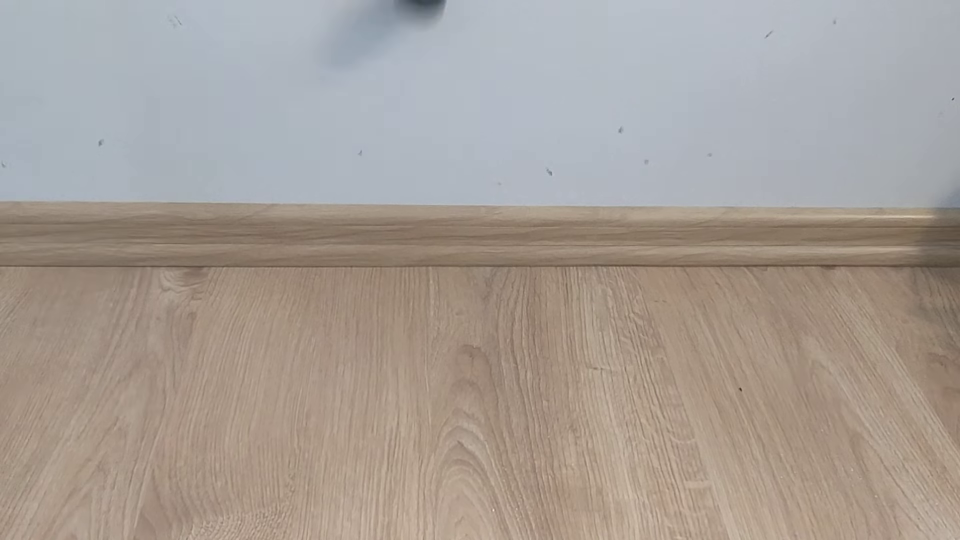
#> input picture frame 9 of house_videos/test2.mp4, 1920 x 1080 px (shown at 1/2 size)
$ python circle_find_in_video.py
#> lines starting #> are read from the running program, lines starting #| are printed output that depends on the picture; after the words box and inside, x2 and y2 are one past the last pixel; in counts of white or black regions, pixels touching at a corner belong together
import numpy as np
import cv2

cap = cv2.VideoCapture('../house_videos/test2.mp4')

while cap.isOpened():
    ret, frame = cap.read()
#> frame is the input picture: shape (1080, 1920, 3); mean B, G, R 151, 158, 166.8

    # if frame is read correctly ret is True
    if not ret:
        print("Can't receive frame (stream end?). Exiting ...")
        break

    # Convert to grayscale.
    gray = cv2.cvtColor(frame, cv2.COLOR_BGR2GRAY)
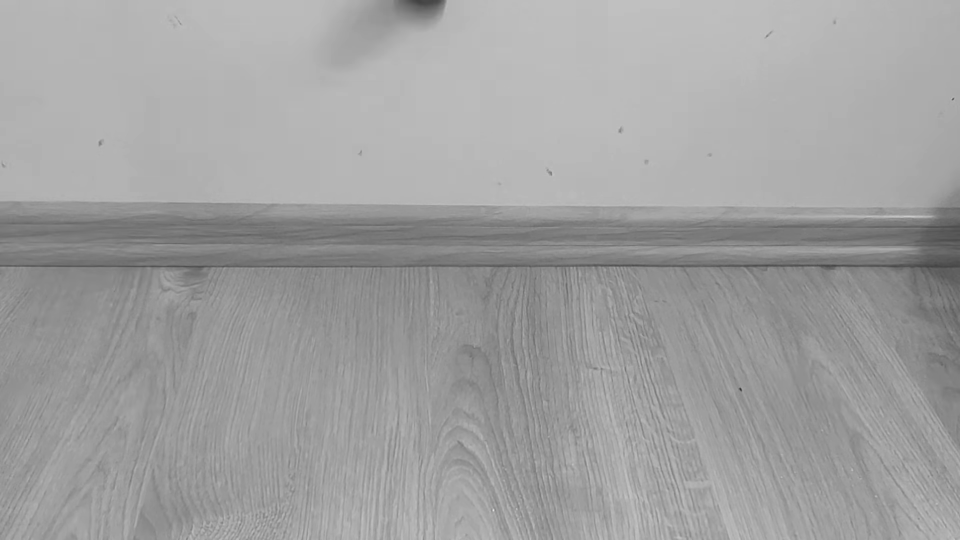
#> gray: shape (1080, 1920) (shown at 1/2 size); min 46, max 233, mean 159.9

    # Blur using 3 * 3 kernel.
    gray_blurred = cv2.blur(gray, (3, 3))

    ret, thresh = cv2.threshold(gray_blurred, 100, 255, cv2.THRESH_BINARY)
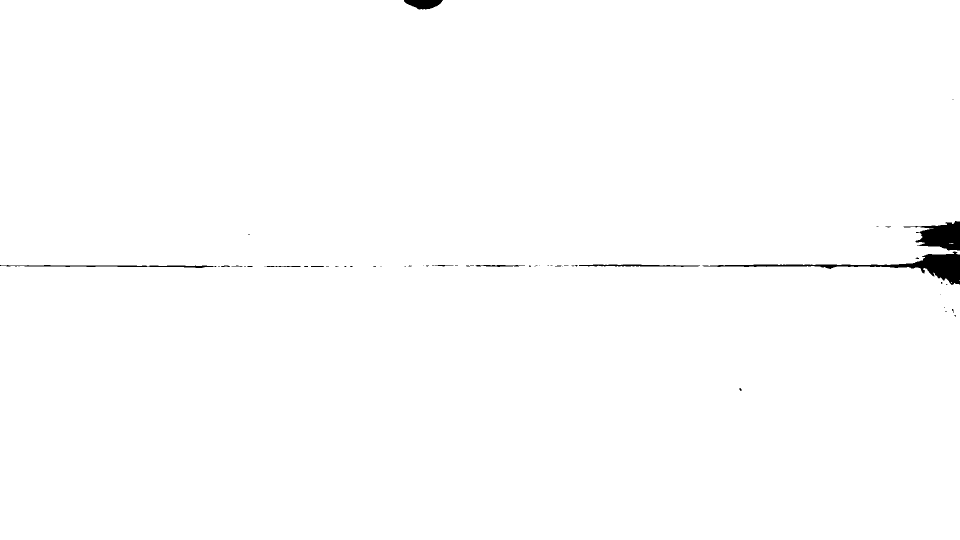
#> thresh: shape (1080, 1920) (shown at 1/2 size); 99.4% white; 53 black regions (39 under 20 px), largest, box (x1, y1, x2, y2) and area: (1405, 503, 1920, 570) 5547, (1807, 442, 1920, 501) 3643, (808, 0, 886, 19) 1040
    # ret, thresh = cv2.threshold(gray_blurred, 80, 255, cv2.THRESH_BINARY)

    # cv2.imshow("Detected Circle", thresh)
    # cv2.waitKey(0)

    # Apply Hough transform on the blurred image.
    detected_circles = cv2.HoughCircles(thresh,
                                        cv2.HOUGH_GRADIENT, 1, 20, param1=100,
                                        param2=10, minRadius=40, maxRadius=80)
#> detected_circles = [[1870.5, 550.5, 43]]
    # detected_circles = cv2.HoughCircles(thresh,
    #                                     cv2.HOUGH_GRADIENT, 1, 20, param1=100,
    #                                     param2=10, minRadius=40, maxRadius=50)

    # Draw circles that are detected.
    if detected_circles is not None:

        # Convert the circle parameters a, b and r to integers.
        detected_circles = np.uint16(np.around(detected_circles))
#> detected_circles = [[1870, 550, 43]]

        for pt in detected_circles[0, :]:
            a, b, r = pt[0], pt[1], pt[2]

            # Draw the circumference of the circle.
            cv2.circle(frame, (a, b), r, (0, 255, 0), 2)

            # Draw a small circle (of radius 1) to show the center.
            cv2.circle(frame, (a, b), 1, (0, 0, 255), 3)
            cv2.imshow("Detected Circle", frame)
            cv2.waitKey(0)
#> this loop made 1 pass

    # gray = cv2.cvtColor(frame, cv2.COLOR_BGR2GRAY)
    # cv2.imshow('frame', gray)
    # cv2.waitKey(0)

    if cv2.waitKey(1) == ord('q'):
#> (key q is pressed here)
        break

cap.release()
cv2.destroyAllWindows()

$ run again, starting later in the video
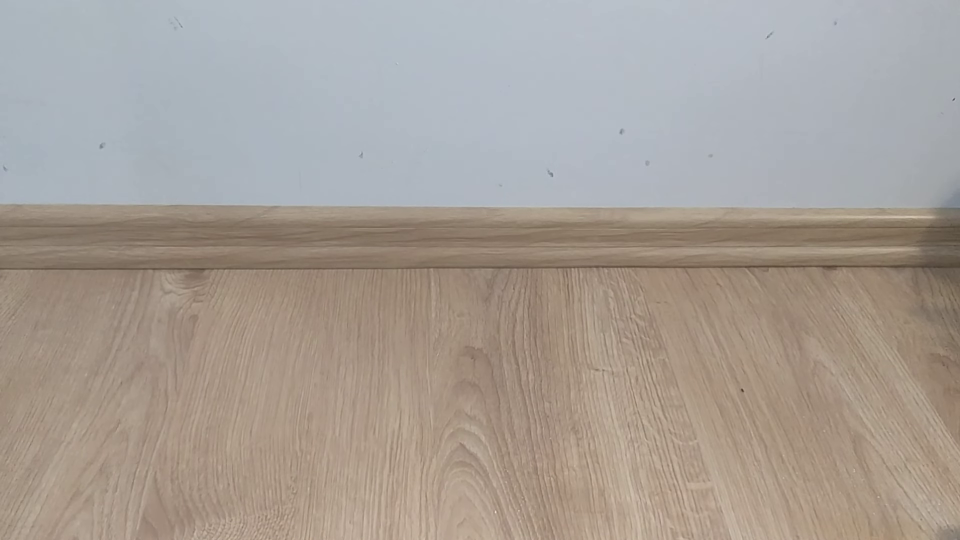
#> input picture frame 44 of house_videos/test2.mp4, 1920 x 1080 px (shown at 1/2 size)
#> frame is the input picture: shape (1080, 1920, 3); mean B, G, R 151, 158.4, 166.8
#> `ret, thresh = cv2.threshold(gray_blurred, 100, 255, cv2.THRESH_BINARY)`:
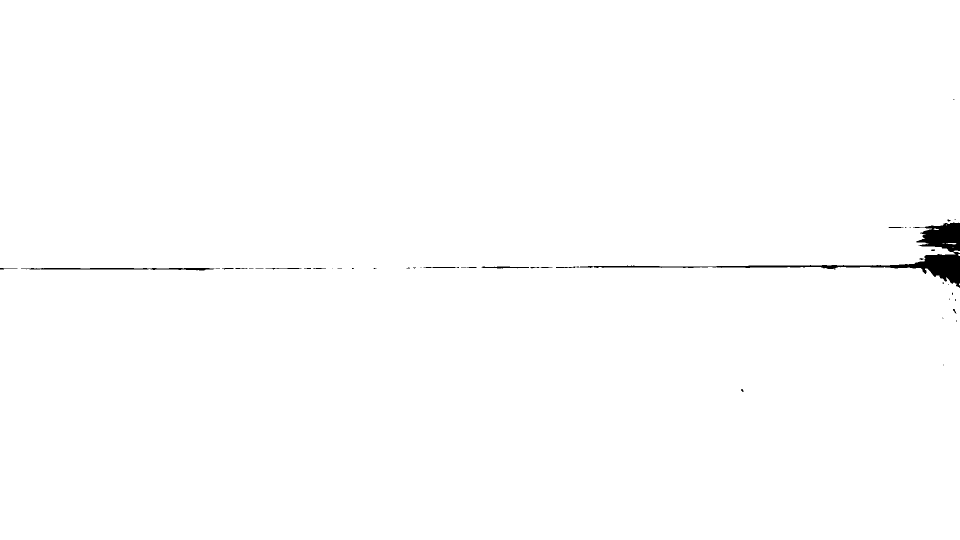
#> thresh: shape (1080, 1920) (shown at 1/2 size); 99.4% white; 45 black regions (27 under 20 px), largest, box (x1, y1, x2, y2) and area: (1160, 445, 1920, 576) 9495, (42, 536, 429, 541) 1079, (963, 533, 1058, 537) 232
#> `detected_circles = cv2.HoughCircles(thresh, cv2.HOUGH_GRADIENT, 1, 20,..`: detected_circles = [[1883.5, 508.5, 58.8], [1848.5, 528.5, 41]]
#> `detected_circles = np.uint16(np.around(detected_circles))`: detected_circles = [[1884, 508, 59], [1848, 528, 41]]
#> the loop `for pt in detected_circles[0, :]:` made 2 passes
#> pass 2, `cv2.imshow("Detected Circle", frame)`:
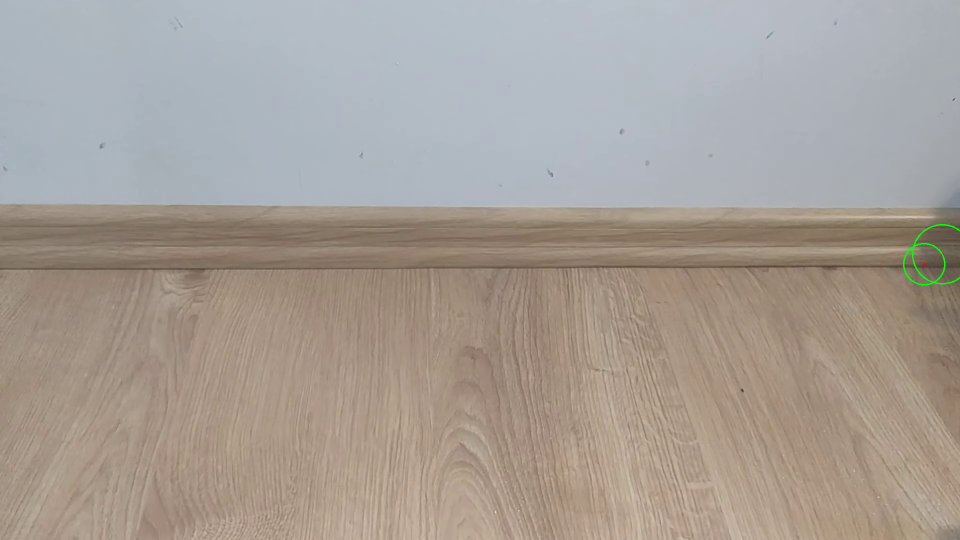
#> window 'Detected Circle': shape (1080, 1920, 3) (shown at 1/2 size); mean B, G, R 150.9, 158.5, 166.8

$ run again, starting later in the video
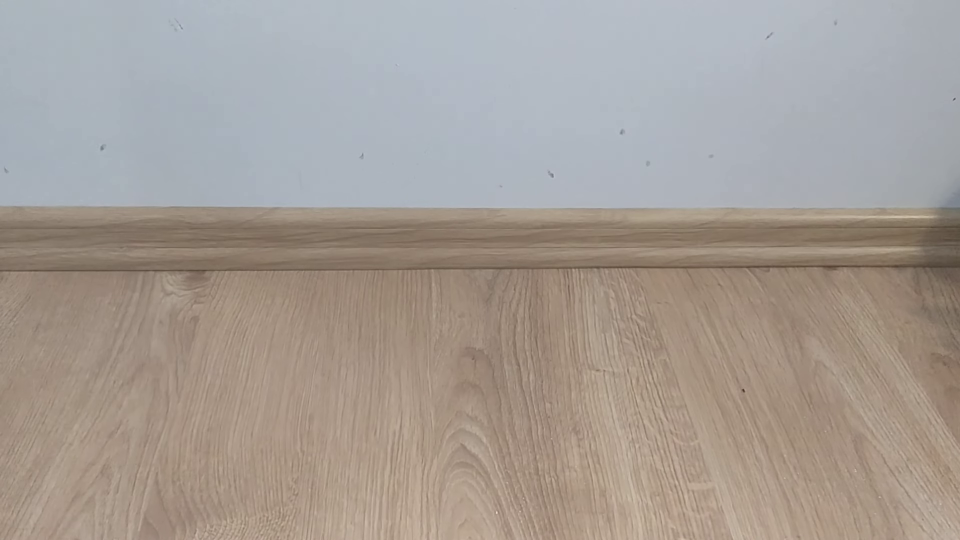
#> input picture frame 79 of house_videos/test2.mp4, 1920 x 1080 px (shown at 1/2 size)
#> frame is the input picture: shape (1080, 1920, 3); mean B, G, R 150.1, 156.8, 165.2
#> `gray = cv2.cvtColor(frame, cv2.COLOR_BGR2GRAY)`:
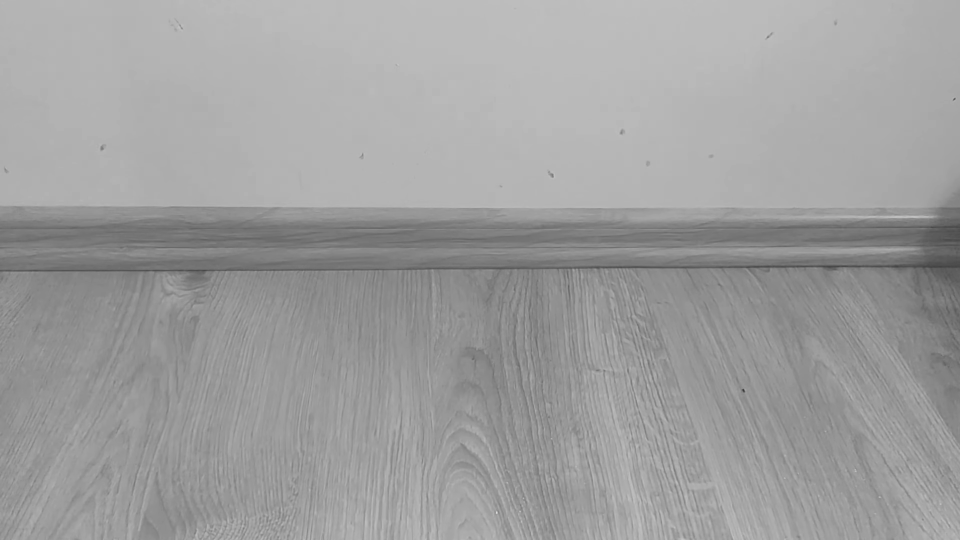
#> gray: shape (1080, 1920) (shown at 1/2 size); min 47, max 228, mean 158.6
#> `ret, thresh = cv2.threshold(gray_blurred, 100, 255, cv2.THRESH_BINARY)`:
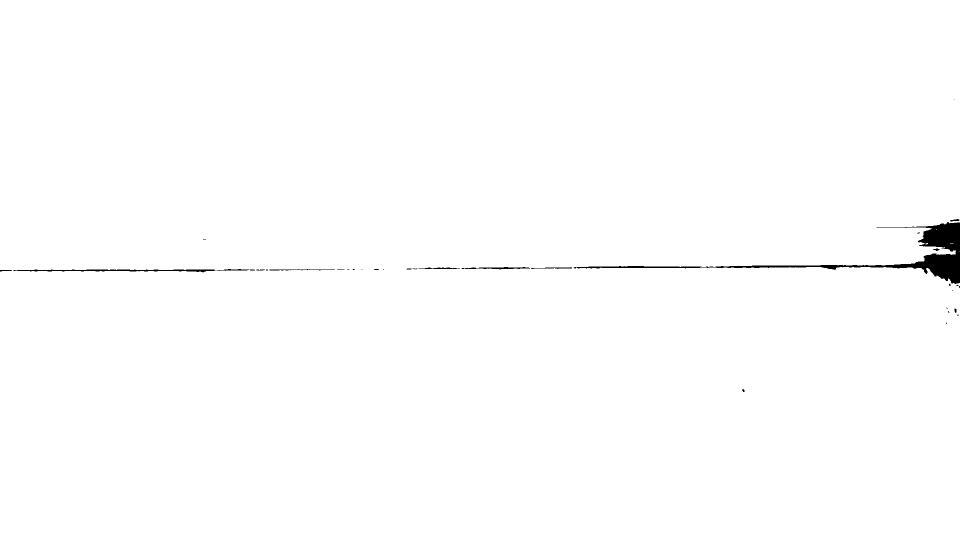
#> thresh: shape (1080, 1920) (shown at 1/2 size); 99.4% white; 34 black regions (21 under 20 px), largest, box (x1, y1, x2, y2) and area: (1147, 444, 1920, 568) 9860, (26, 539, 431, 545) 1122, (923, 534, 1060, 539) 341
#> `detected_circles = cv2.HoughCircles(thresh, cv2.HOUGH_GRADIENT, 1, 20,..`: detected_circles = [[1902.5, 518.5, 73.9]]
#> `detected_circles = np.uint16(np.around(detected_circles))`: detected_circles = [[1902, 518, 74]]
#> the loop `for pt in detected_circles[0, :]:` made 1 pass
